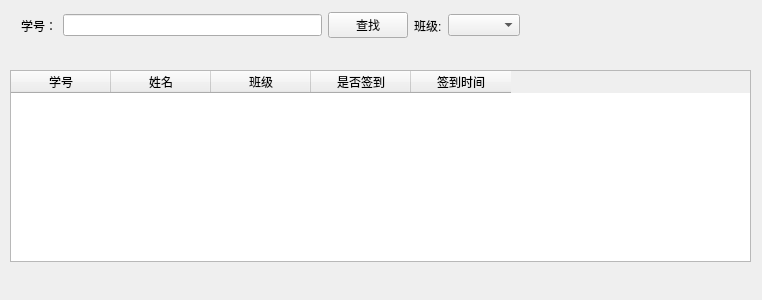
<?xml version="1.0" encoding="UTF-8"?>
<ui version="4.0">
 <class>Widget</class>
 <widget class="QWidget" name="Widget">
  <property name="geometry">
   <rect>
    <x>0</x>
    <y>0</y>
    <width>762</width>
    <height>300</height>
   </rect>
  </property>
  <property name="windowTitle">
   <string>Widget</string>
  </property>
  <widget class="QTableWidget" name="tableWidget">
   <property name="geometry">
    <rect>
     <x>10</x>
     <y>70</y>
     <width>741</width>
     <height>192</height>
    </rect>
   </property>
   <column>
    <property name="text">
     <string>学号</string>
    </property>
   </column>
   <column>
    <property name="text">
     <string>姓名</string>
    </property>
   </column>
   <column>
    <property name="text">
     <string>班级</string>
    </property>
   </column>
   <column>
    <property name="text">
     <string>是否签到</string>
    </property>
   </column>
   <column>
    <property name="text">
     <string>签到时间</string>
    </property>
   </column>
  </widget>
  <widget class="QWidget" name="horizontalLayoutWidget">
   <property name="geometry">
    <rect>
     <x>10</x>
     <y>-10</y>
     <width>521</width>
     <height>71</height>
    </rect>
   </property>
   <layout class="QHBoxLayout" name="horizontalLayout">
    <item>
     <widget class="QLabel" name="label_2">
      <property name="text">
       <string>学号：</string>
      </property>
     </widget>
    </item>
    <item>
     <widget class="QLineEdit" name="lineEdit"/>
    </item>
    <item>
     <widget class="QPushButton" name="pushButton">
      <property name="text">
       <string>查找</string>
      </property>
     </widget>
    </item>
    <item>
     <widget class="QLabel" name="label">
      <property name="text">
       <string>班级:</string>
      </property>
     </widget>
    </item>
    <item>
     <widget class="QComboBox" name="comboBox"/>
    </item>
   </layout>
  </widget>
  <widget class="QWidget" name="widget" native="true">
   <property name="geometry">
    <rect>
     <x>0</x>
     <y>-10</y>
     <width>781</width>
     <height>361</height>
    </rect>
   </property>
   <property name="styleSheet">
    <string notr="true">border-image: url(:/20150821203407_tuAn5.jpeg);</string>
   </property>
  </widget>
  <zorder>widget</zorder>
  <zorder>tableWidget</zorder>
  <zorder>horizontalLayoutWidget</zorder>
 </widget>
 <layoutdefault spacing="6" margin="11"/>
 <resources/>
 <connections/>
</ui>
